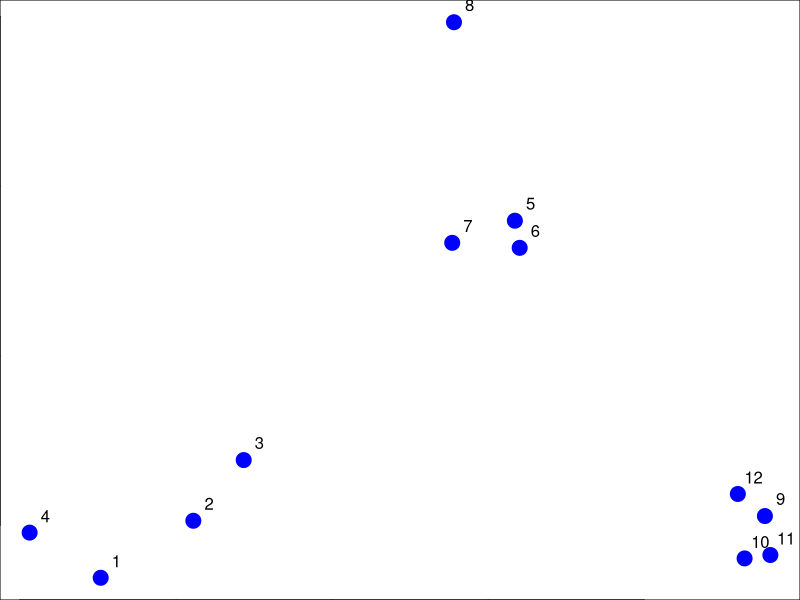
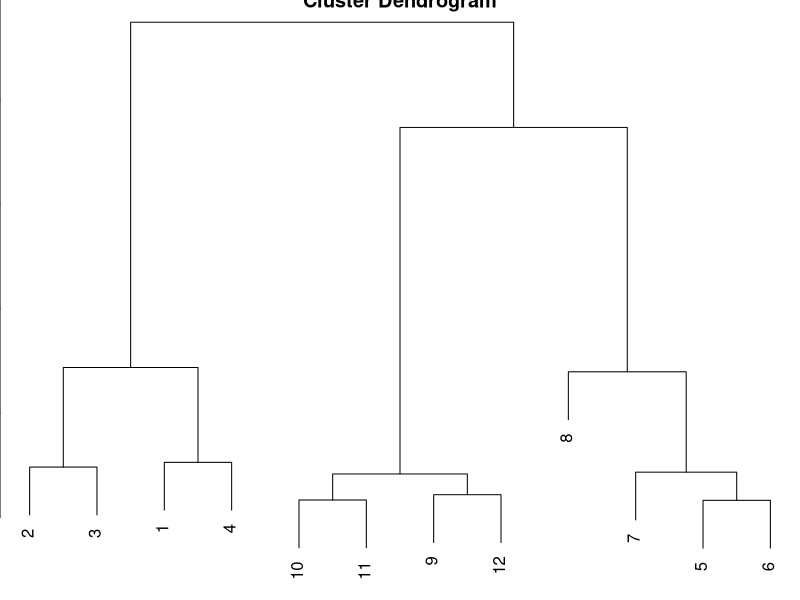
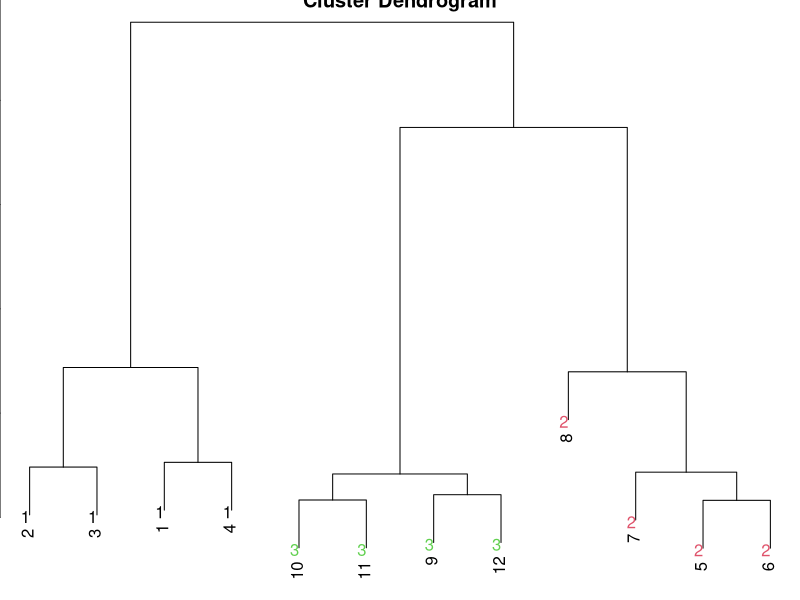
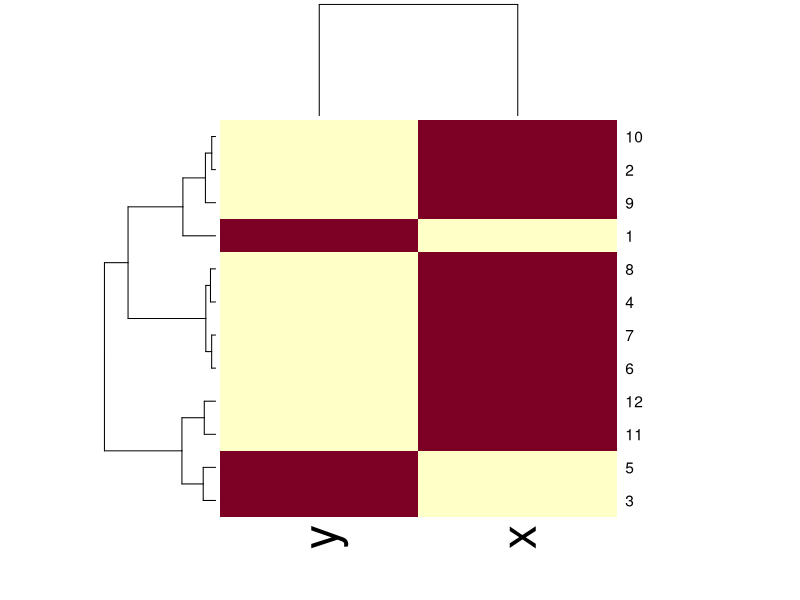
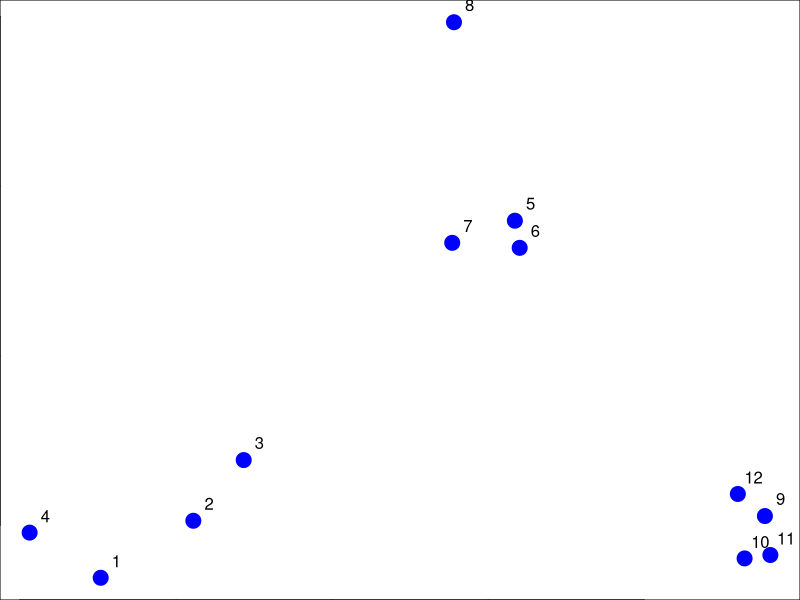
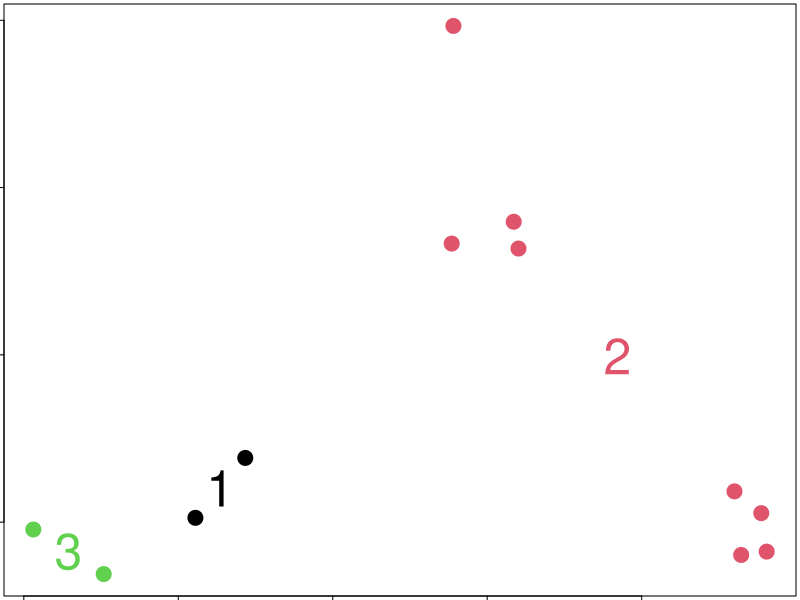
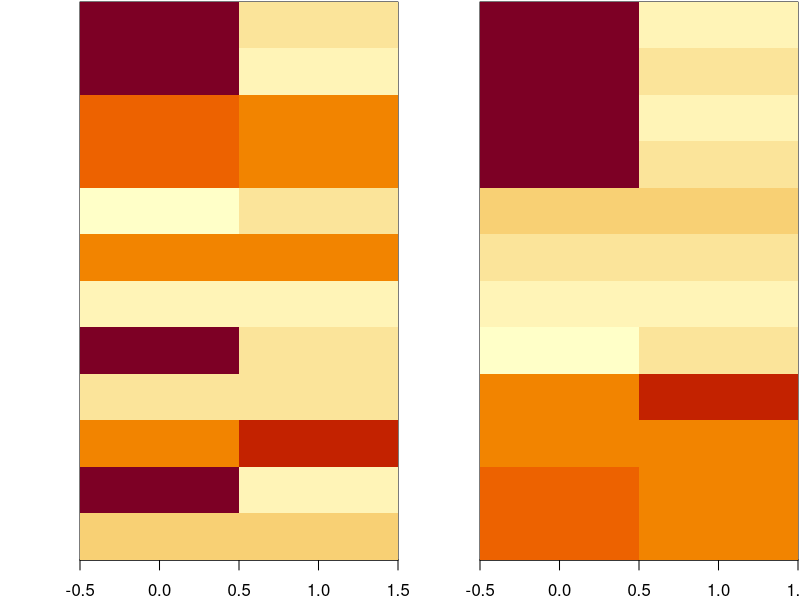
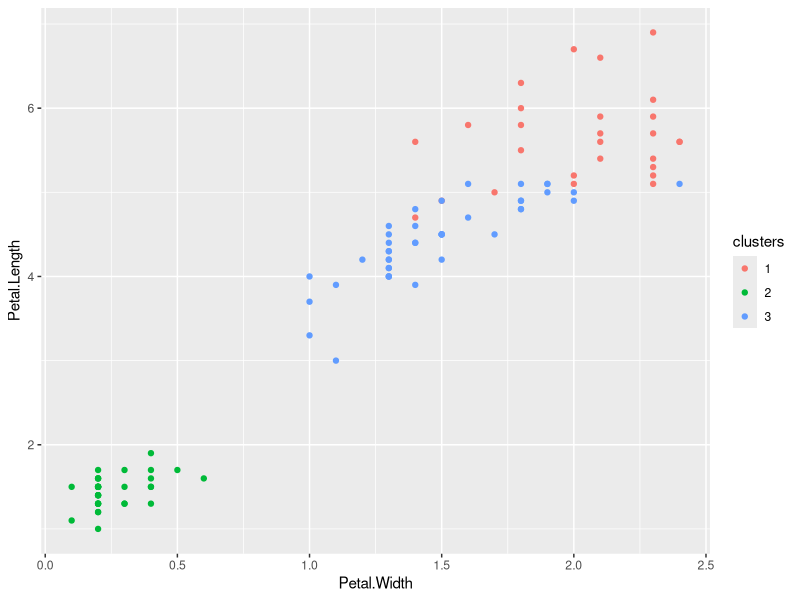

R code for these plots, in order:
################################
## Hierarchical Clustering
### Data
set.seed(1234)
par(mar = c(0, 0, 0, 0))
x = rnorm(12, mean = rep(1:3, each = 4), sd = 0.2)
y = rnorm(12, mean = rep(c(1, 2, 1), each = 4), sd = 0.2)
plot(x, y, col = "blue", pch = 19, cex = 2)
text(x + 0.05, y + 0.05, labels = as.character(1:12))

### Clustering
dataFrame = data.frame(x = x, y = y)
distxy = dist(dataFrame)

hClustering = hclust(distxy)
plot(hClustering)

myplclust = function(hclust,
                     lab = hclust$labers,
                     lab.col = rep(1, length(hclust$labers)),
                     hang = 0.1, ...){
    y = rep(hclust$height, 2)
    x = as.numeric(hclust$merge)
    y = y[which(x < 0)]
    x = x[which(x < 0)]
    x = abs(x)
    y = y[order(x)]
    x = x[order(x)]
    plot(hclust, labers = FALSE, hang = hang, ...)
    text(x = x, 
         y = y[hclust$order] - (max(hclust$height) * hang), 
         labels = lab[hclust$order], 
         col = lab.col[hclust$order], 
         str = 90, 
         adj = c(1, 0.5), 
         xpd = NA, ...)
}
myplclust(hClustering,
          lab = rep(1:3, each = 4),
          lab.col = rep(1:3, each = 4))

### heatmap()
set.seed(143)
dataMatrix = as.matrix(dataFrame)[sample(1:12), ]
heatmap(dataMatrix)


## K-means Clustering\
### Data
set.seed(1234)
par(mar = c(0, 0, 0, 0))
x = rnorm(12, mean = rep(1:3, each = 4), sd = 0.2)
y = rnorm(12, mean = rep(c(1, 2, 1), each = 4), sd = 0.2)
plot(x, y, col = "blue", pch = 19, cex = 2)
text(x + 0.05, y + 0.05, labels = as.character(1:12))
dataFrame = data.frame(x = x, y = y)

### Clustering
kmeansObj = kmeans(dataFrame, centers = 3)
names(kmeansObj)
kmeansObj$cluster
par(mar = rep(0.2, 4))
plot(x, y, col = kmeansObj$cluster, pch = 19, cex = 2)
text(kmeansObj$centers, col = 1:3, pch = 3, cex = 3, lwd = 3)

### Heatmaps
set.seed(1234)
dataMatrix = as.matrix(dataFrame)[sample(1:12), ]
kmeansObj2 = kmeans(dataMatrix, centers = 3)
par(mfrow = c(1, 2), mar = c(2, 4, 0.1, 0.1))
image(t(dataMatrix)[, nrow(dataMatrix):1], yaxt = "n")
image(t(dataMatrix)[, order(kmeansObj2$cluster)], yaxt = "n")


### Examples
library(caret)
library(ggplot2)
data(iris)
inTrain = createDataPartition(y = iris$Species, p = 0.7, list = FALSE)
training = iris[inTrain, ]
testing = iris[-inTrain, ]
dim(training)
dim(testing)

kMeans1 = kmeans(subset(training, select = -c(Species)), centers = 3)
summary(kMeans1)

training$clusters = as.factor(kMeans1$cluster)

ggplot(data = training, aes(x = Petal.Width, y = Petal.Length, 
                            colour = clusters)) +
    geom_point()

table(kMeans1$cluster, training$Species)

modFit = train(clusters ~ .,
               data = subset(training, select = -c(Species)),
               method = "rpart")
table(predict(modFit, training), training$Species)
testClusterPred = predict(modFit, testing)
table(testClusterPred, testing$Species)


#########################################################################
## K-Means Clustering



